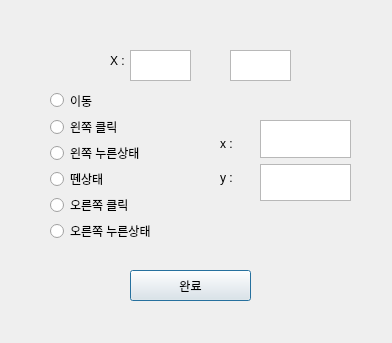
<?xml version="1.0" encoding="UTF-8"?>
<ui version="4.0">
 <class>Dialog</class>
 <widget class="QDialog" name="Dialog">
  <property name="geometry">
   <rect>
    <x>0</x>
    <y>0</y>
    <width>392</width>
    <height>343</height>
   </rect>
  </property>
  <property name="windowTitle">
   <string>Dialog</string>
  </property>
  <widget class="QLabel" name="label">
   <property name="geometry">
    <rect>
     <x>110</x>
     <y>50</y>
     <width>181</width>
     <height>21</height>
    </rect>
   </property>
   <property name="text">
    <string>X :                Y:</string>
   </property>
  </widget>
  <widget class="QPushButton" name="btnComplete">
   <property name="geometry">
    <rect>
     <x>130</x>
     <y>270</y>
     <width>121</width>
     <height>31</height>
    </rect>
   </property>
   <property name="text">
    <string>완료</string>
   </property>
  </widget>
  <widget class="QWidget" name="verticalLayoutWidget">
   <property name="geometry">
    <rect>
     <x>50</x>
     <y>90</y>
     <width>161</width>
     <height>151</height>
    </rect>
   </property>
   <layout class="QVBoxLayout" name="verticalLayout">
    <item>
     <widget class="QRadioButton" name="btnMove">
      <property name="text">
       <string>이동</string>
      </property>
     </widget>
    </item>
    <item>
     <widget class="QRadioButton" name="btnLeftClick">
      <property name="text">
       <string>왼쪽 클릭</string>
      </property>
     </widget>
    </item>
    <item>
     <widget class="QRadioButton" name="btnLeftPushed">
      <property name="text">
       <string>왼쪽 누른상태</string>
      </property>
     </widget>
    </item>
    <item>
     <widget class="QRadioButton" name="btnUnpushed">
      <property name="text">
       <string>뗀상태</string>
      </property>
     </widget>
    </item>
    <item>
     <widget class="QRadioButton" name="btnRightClick">
      <property name="text">
       <string>오른쪽 클릭</string>
      </property>
     </widget>
    </item>
    <item>
     <widget class="QRadioButton" name="btnRightPushed">
      <property name="text">
       <string>오른쪽 누른상태</string>
      </property>
     </widget>
    </item>
   </layout>
  </widget>
  <widget class="QWidget" name="verticalLayoutWidget_2">
   <property name="geometry">
    <rect>
     <x>260</x>
     <y>120</y>
     <width>91</width>
     <height>81</height>
    </rect>
   </property>
   <layout class="QVBoxLayout" name="verticalLayout_2">
    <item>
     <widget class="QPlainTextEdit" name="plainTextEdit_X"/>
    </item>
    <item>
     <widget class="QPlainTextEdit" name="plainTextEdit_Y"/>
    </item>
   </layout>
  </widget>
  <widget class="QWidget" name="verticalLayoutWidget_3">
   <property name="geometry">
    <rect>
     <x>220</x>
     <y>130</y>
     <width>41</width>
     <height>61</height>
    </rect>
   </property>
   <layout class="QVBoxLayout" name="verticalLayout_3">
    <item>
     <widget class="QLabel" name="label_2">
      <property name="text">
       <string>x :</string>
      </property>
     </widget>
    </item>
    <item>
     <widget class="QLabel" name="label_3">
      <property name="text">
       <string>y :</string>
      </property>
     </widget>
    </item>
   </layout>
  </widget>
  <widget class="QTextBrowser" name="textBrowser_X">
   <property name="geometry">
    <rect>
     <x>130</x>
     <y>50</y>
     <width>61</width>
     <height>31</height>
    </rect>
   </property>
  </widget>
  <widget class="QTextBrowser" name="textBrowser_Y">
   <property name="geometry">
    <rect>
     <x>230</x>
     <y>50</y>
     <width>61</width>
     <height>31</height>
    </rect>
   </property>
  </widget>
  <zorder>label</zorder>
  <zorder>btnComplete</zorder>
  <zorder>verticalLayoutWidget</zorder>
  <zorder>verticalLayoutWidget_2</zorder>
  <zorder>plainTextEdit_Y</zorder>
  <zorder>verticalLayoutWidget_3</zorder>
  <zorder>label_3</zorder>
  <zorder>label_2</zorder>
  <zorder>textBrowser_X</zorder>
  <zorder>textBrowser_Y</zorder>
 </widget>
 <resources/>
 <connections/>
</ui>
